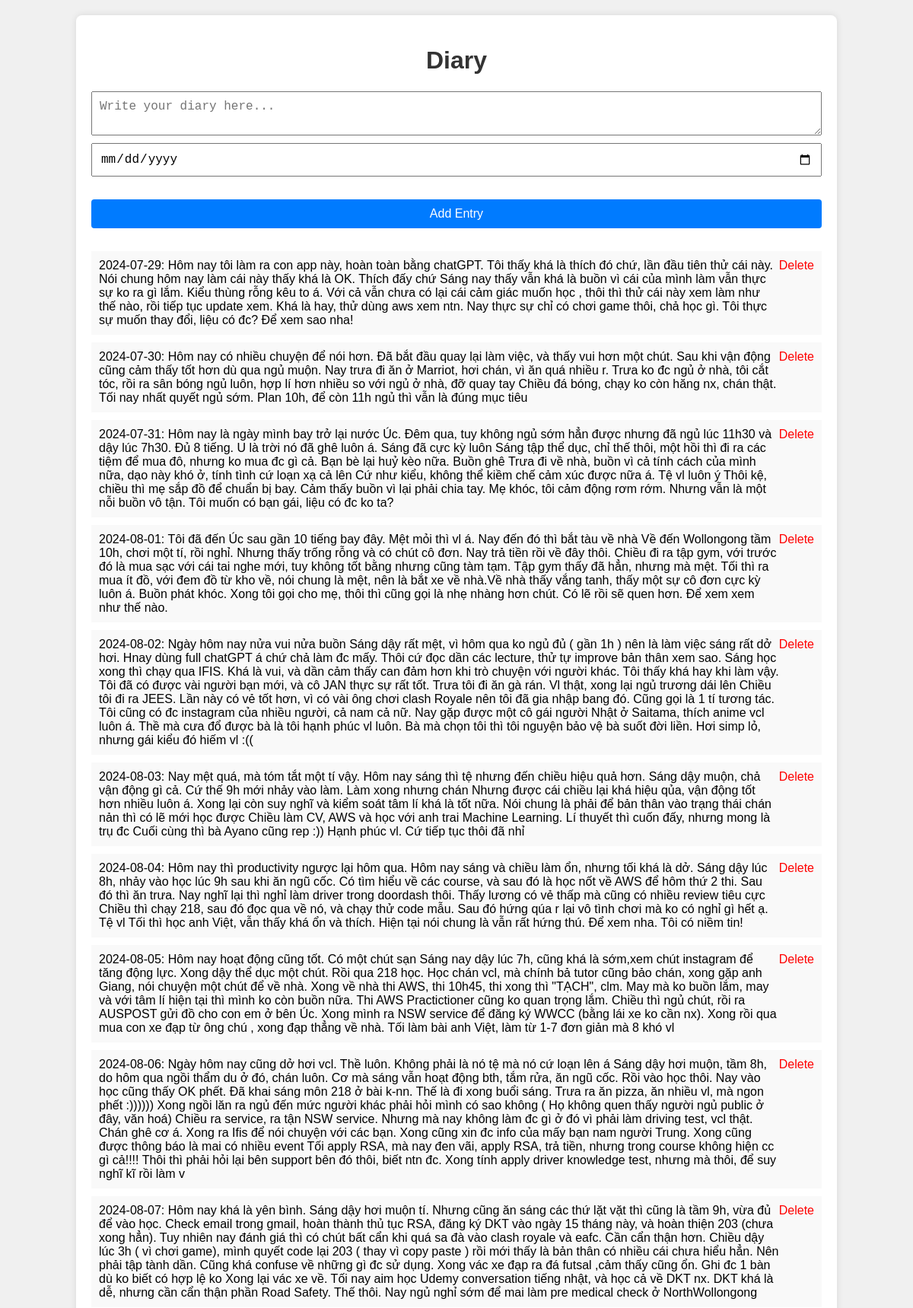
/diary (upper part), run on the app's committed database.
### models.py (models this page shows)
class Diary(db.Model):
    id = db.Column(db.Integer, primary_key=True)
    content = db.Column(db.Text, nullable=False)
    date = db.Column(db.String(10), nullable=False)

### routes.py (the view, shortened to what this page needs)
@app.route('/diary', methods=['GET', 'POST'])
def diary():
    diaries = Diary.query.all()
    return render_template('diary.html', diaries=diaries)

### templates/diary.html (shortened to what this page needs)
<!DOCTYPE html>
<html lang="en">
<head>
    <link rel="stylesheet" href="/static/style.css">
</head>
<body>
    <div class="container">
        <h1>Diary</h1>
        <form method="POST">
            <textarea name="content" placeholder="Write your diary here..." required></textarea>
            <input type="date" name="date" required>
            <button type="submit">Add Entry</button>
        </form>
        <ul>
            {% for diary in diaries %}
                <li>
                    <div>{{ diary.date }}: {{ diary.content }}</div>
                    <form id="delete-form-{{ diary.id }}" action="{{ url_for('delete_diary', id=diary.id) }}" method="POST" style="display:inline;">
                        <a href="#" onclick="confirmDelete(event, {{ diary.id }})">Delete</a>
                    </form>
                </li>
            {% endfor %}
        </ul>
    </div>
</body>
</html>

### static/style.css (style rules this page uses)
body { font-family: Arial, sans-serif; background-color: #f0f0f0; margin: 0; padding: 0; }
.container { width: 80%; margin: 0 auto; background: white; padding: 20px; box-shadow: 0 0 10px rgba(0, 0, 0, 0.1); border-radius: 8px; margin-top: 20px; }
h1 { text-align: center; color: #333; }
form { display: flex; flex-direction: column; margin-bottom: 20px; }
form input, form textarea, form button { margin-bottom: 10px; padding: 10px; font-size: 16px; }
form button { background-color: #007BFF; color: white; border: none; cursor: pointer; }
ul { list-style-type: none; padding: 0; }
ul li { padding: 10px; background: #f9f9f9; margin-bottom: 10px; display: flex; justify-content: space-between; align-items: flex-start; }
ul li div { flex: 1; word-wrap: break-word; }
ul li a { color: #FF0000; text-decoration: none; }
button { background-color: #007BFF; color: white; border: none; padding: 10px 20px; cursor: pointer; font-size: 16px; border-radius: 4px; margin-top: 20px; }

### data on the page
Diary: date "2024-07-29", content "Hôm nay tôi làm ra con app này, hoàn toàn bằng chatGPT. Tôi thấy khá là thích đó chứ, lần đầu tiên thử cái này. Nói chung hôm nay làm cái này thấy khá là OK. Thích đấy chứ Sáng nay thấy vẫn khá là buồn vì cái của mình làm vẫn thực sự ko ra gì lắm. Kiểu thùng rỗng kêu to á. Với cả vẫn chưa có lại cái cảm giác muốn học , thôi thì thử cái này xem làm như thế nào, rồi tiếp tục update xem. Khá là hay, thử dùng aws xem ntn. Nay thực sự chỉ có chơi game thôi, chả học gì. Tôi thực sự muốn thay đổi, liệu có đc? Để xem sao nha!"
Diary: date "2024-07-30", content "Hôm nay có nhiều chuyện để nói hơn. Đã bắt đầu quay lại làm việc, và thấy vui hơn một chút. Sau khi vận động cũng cảm thấy tốt hơn dù qua ngủ muộn. Nay trưa đi ăn ở Marriot, hơi chán, vì ăn quá nhiều r. Trưa ko đc ngủ ở nhà, tôi cắt tóc, rồi ra sân bóng ngủ luôn, hợp lí hơn nhiều so với ngủ ở nhà, đỡ quay tay Chiều đá bóng, chạy ko còn hăng nx, chán thật. Tối nay nhất quyết ngủ sớm. Plan 10h, để còn 11h ngủ thì vẫn là đúng mục tiêu"
Diary: date "2024-07-31", content "Hôm nay là ngày mình bay trở lại nước Úc. Đêm qua, tuy không ngủ sớm hẳn được nhưng đã ngủ lúc 11h30 và dậy lúc 7h30. Đủ 8 tiếng. U là trời nó đã ghê luôn á. Sáng đã cực kỳ luôn Sáng tập thể dục, chỉ thế thôi, một hồi thì đi ra các tiệm để mua đô, nhưng ko mua đc gì cả. Bạn bè lại huỷ kèo nữa. Buồn ghê Trưa đi về nhà, buồn vì cả tính cách của mình nữa, dạo này khó ở, tính tình cứ loạn xạ cả lên Cứ như kiểu, không thể kiềm chế cảm xúc được nữa á. Tệ vl luôn ý Thôi kệ, chiều thì mẹ sắp đồ để chuẩn bị bay. Cảm thấy buồn vì lại phải chia tay. Mẹ khóc, tôi cảm động rơm rớm. Nhưng vẫn là một nỗi buồn vô tận. Tôi muốn có bạn gái, liệu có đc ko ta?"
Diary: date "2024-08-01", content "Tôi đã đến Úc sau gần 10 tiếng bay đây. Mệt mỏi thì vl á. Nay đến đó thì bắt tàu về nhà Về đến Wollongong tầm 10h, chơi một tí, rồi nghỉ. Nhưng thấy trống rỗng và có chút cô đơn. Nay trả tiền rồi về đây thôi. Chiều đi ra tập gym, với trước đó là mua sạc với cái tai nghe mới, tuy không tốt bằng nhưng cũng tàm tạm. Tập gym thấy đã hẳn, nhưng mà mệt. Tối thì ra mua ít đồ, với đem đồ từ kho về, nói chung là mệt, nên là bắt xe về nhà.Về nhà thấy vắng tanh, thấy một sự cô đơn cực kỳ luôn á. Buồn phát khóc. Xong tôi gọi cho mẹ, thôi thì cũng gọi là nhẹ nhàng hơn chút. Có lẽ rồi sẽ quen hơn. Để xem xem như thế nào."
Diary: date "2024-08-02", content "Ngày hôm nay nửa vui nửa buồn Sáng dậy rất mệt, vì hôm qua ko ngủ đủ ( gần 1h ) nên là làm việc sáng rất dở hơi. Hnay dùng full chatGPT á chứ chả làm đc mấy. Thôi cứ đọc dần các lecture, thử tự improve bản thân xem sao. Sáng học xong thì chạy qua IFIS. Khá là vui, và dần cảm thấy can đảm hơn khi trò chuyện với người khác. Tôi thấy khá hay khi làm vậy. Tôi đã có được vài người bạn mới, và cô JAN thực sự rất tốt. Trưa tôi đi ăn gà rán. Vl thật, xong lại ngủ trương dái lên Chiều tôi đi ra JEES. Lần này có vẻ tốt hơn, vì có vài ông chơi clash Royale nên tôi đã gia nhập bang đó. Cũng gọi là 1 tí tương tác. Tôi cũng có đc instagram của nhiều người, cả nam cả nữ. Nay gặp được một cô gái người Nhật…"
Diary: date "2024-08-03", content "Nay mệt quá, mà tóm tắt một tí vậy. Hôm nay sáng thì tệ nhưng đến chiều hiệu quả hơn. Sáng dậy muộn, chả vận động gì cả. Cứ thế 9h mới nhảy vào làm. Làm xong nhưng chán Nhưng được cái chiều lại khá hiệu qủa, vận động tốt hơn nhiều luôn á. Xong lại còn suy nghĩ và kiểm soát tâm lí khá là tốt nữa. Nói chung là phải để bản thân vào trạng thái chán nản thì có lẽ mới học được Chiều làm CV, AWS và học với anh trai Machine Learning. Lí thuyết thì cuốn đấy, nhưng mong là trụ đc Cuối cùng thì bà Ayano cũng rep :)) Hạnh phúc vl. Cứ tiếp tục thôi đã nhỉ"
Diary: date "2024-08-04", content "Hôm nay thì productivity ngược lại hôm qua. Hôm nay sáng và chiều làm ổn, nhưng tối khá là dở. Sáng dậy lúc 8h, nhảy vào học lúc 9h sau khi ăn ngũ cốc. Có tìm hiểu về các course, và sau đó là học nốt về AWS để hôm thứ 2 thi. Sau đó thì ăn trưa. Nay nghĩ lại thì nghỉ làm driver trong doordash thôi. Thấy lương có vẻ thấp mà cũng có nhiều review tiêu cực Chiều thì chạy 218, sau đó đọc qua về nó, và chạy thử code mẫu. Sau đó hứng qúa r lại vô tình chơi mà ko có nghỉ gì hết ạ. Tệ vl Tối thì học anh Việt, vẫn thấy khá ổn và thích. Hiện tại nói chung là vẫn rất hứng thú. Để xem nha. Tôi có niềm tin!"
Diary: date "2024-08-05", content "Hôm nay hoạt động cũng tốt. Có một chút sạn Sáng nay dậy lúc 7h, cũng khá là sớm,xem chút instagram để tăng động lực. Xong dậy thể dục một chút. Rồi qua 218 học. Học chán vcl, mà chính bả tutor cũng bảo chán, xong gặp anh Giang, nói chuyện một chút để về nhà. Xong về nhà thi AWS, thi 10h45, thi xong thì \"TẠCH\", clm. May mà ko buồn lắm, may và với tâm lí hiện tại thì mình ko còn buồn nữa. Thi AWS Practictioner cũng ko quan trọng lắm. Chiều thì ngủ chút, rồi ra AUSPOST gửi đồ cho con em ở bên Úc. Xong mình ra NSW service để đăng ký WWCC (bằng lái xe ko cần nx). Xong rồi qua mua con xe đạp từ ông chú , xong đạp thẳng về nhà. Tối làm bài anh Việt, làm từ 1-7 đơn giản mà 8 khó vl"
Diary: date "2024-08-06", content "Ngày hôm nay cũng dở hơi vcl. Thề luôn. Không phải là nó tệ mà nó cứ loạn lên á Sáng dậy hơi muộn, tầm 8h, do hôm qua ngồi thẩm du ở đó, chán luôn. Cơ mà sáng vẫn hoạt động bth, tắm rửa, ăn ngũ cốc. Rồi vào học thôi. Nay vào học cũng thấy OK phết. Đã khai sáng môn 218 ở bài k-nn. Thế là đi xong buổi sáng. Trưa ra ăn pizza, ăn nhiều vl, mà ngon phết :)))))) Xong ngồi lăn ra ngủ đến mức người khác phải hỏi mình có sao không ( Họ không quen thấy người ngủ public ở đây, văn hoá) Chiều ra service, ra tận NSW service. Nhưng mà nay không làm đc gì ở đó vì phải làm driving test, vcl thật. Chán ghê cơ á. Xong ra Ifis để nói chuyện với các bạn. Xong cũng xin đc info của mấy bạn nam người Trung. Xong…"
Diary: date "2024-08-07", content "Hôm nay khá là yên bình. Sáng dậy hơi muộn tí. Nhưng cũng ăn sáng các thứ lặt vặt thì cũng là tầm 9h, vừa đủ để vào học. Check email trong gmail, hoàn thành thủ tục RSA, đăng ký DKT vào ngày 15 tháng này, và hoàn thiện 203 (chưa xong hẳn). Tuy nhiên nay đánh giá thì có chút bất cẩn khi quá sa đà vào clash royale và eafc. Cần cẩn thận hơn. Chiều dậy lúc 3h ( vì chơi game), mình quyết code lại 203 ( thay vì copy paste ) rồi mới thấy là bản thân có nhiều cái chưa hiểu hẳn. Nên phải tập tành dần. Cũng khá confuse về những gì đc sử dụng. Xong vác xe đạp ra đá futsal ,cảm thấy cũng ổn. Ghi đc 1 bàn dù ko biết có hợp lệ ko Xong lại vác xe về. Tối nay aim học Udemy conversation tiếng nhật, và học…"
